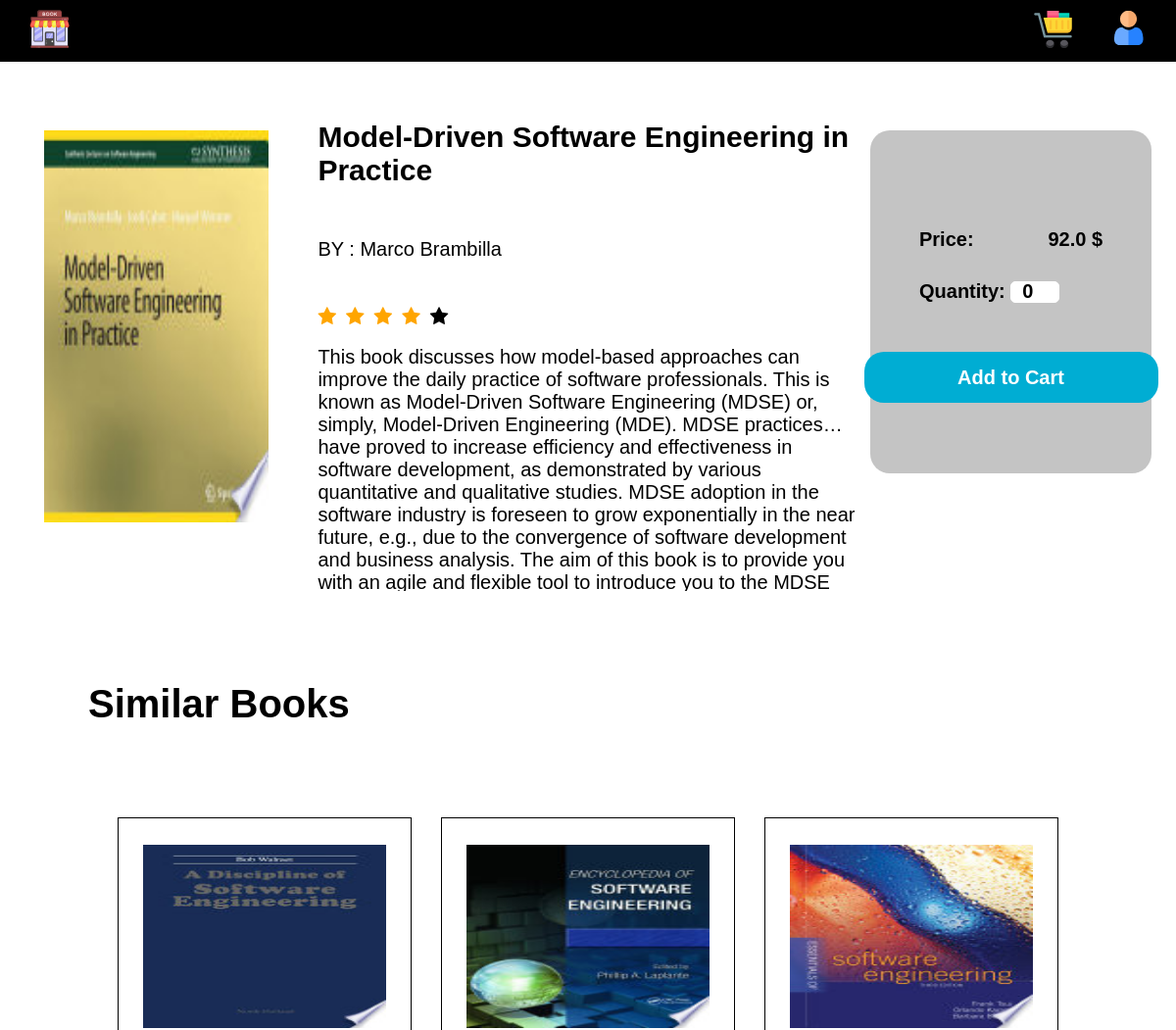
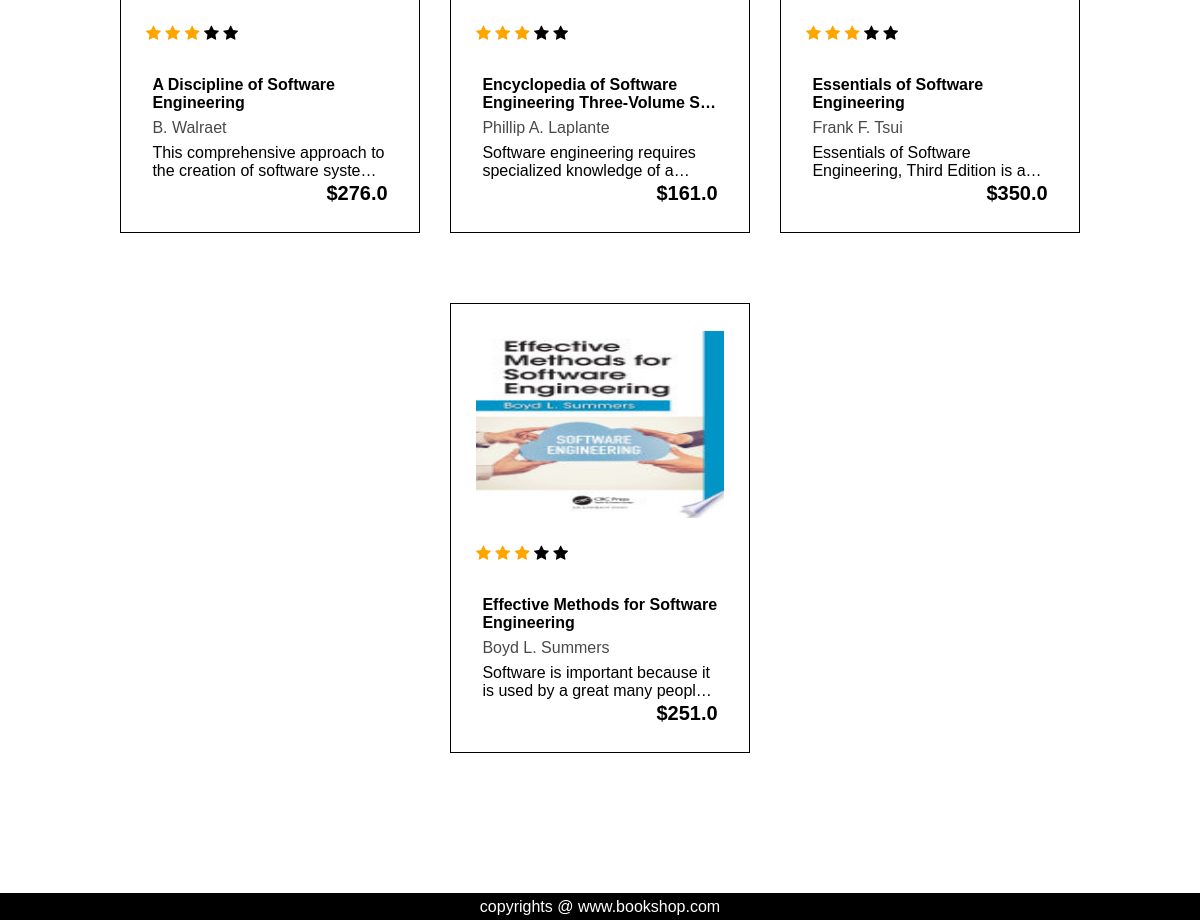
/book/7 (signed in), run on the app's committed database (2 pictures, top to bottom).
### tables this page shows
CREATE TABLE Book(
	book_id INTEGER PRIMARY KEY AUTOINCREMENT,
  	title TEXT NOT NULL,
  	author TEXT,
  	image TEXT,
  	price REAL NOT NULL,
  	subscript TEXT,
  	quantity INTEGER NOT NULL,
  	state INTEGER NOT NULL DEFAULT 0,
  	writer_id INTEGER,
  	category_id INTEGER,
  	FOREIGN KEY (writer_id) REFERENCES User(user_id),
  	FOREIGN KEY (category_id) REFERENCES Category(category_id)
);

### app.py (the view)
@app.route("/book/<int:bookId>", methods=["GET", "POST"])
@login_required
def book(bookId):
    bookInfo = getQuaryFromDataBase(
        "Books.db",
        "select * from Book where book_id = ? and state = ?",
        bookId,
        1,
    )
    if bookInfo != None and len(bookInfo) != 1:
        return redirect(url_for("home"))
    else:
        bookInfo = bookInfo[0]
    bookInfo["image"] = correctImage(bookInfo["image"])
    similarBookInfo = getQuaryFromDataBase(
        "Books.db",
        "select * from Book where category_id = ? and state = ? LIMIT 4",
        bookInfo["category_id"],
        1,
    )
    quantityOfBook = 0
    if request.method == "POST":
        if session.get("user_id") == None:
            error_message = createErrorMessage(
                True,
                "login_required",
                "You have to login fisrt to be able to buy this item.",
            )
            return render_template("signin.html", err_mes=error_message)
        if int(request.form.get("quantity")) < 1:
            return render_template(
                "book.html",
                bookInfo=bookInfo,
                quantity=quantityOfBook,
                simBooks=similarBookInfo,
                err_mes=createErrorMessage(
                    True, "invaled value", "Quantity can not be non positive!"
                ),
            )
        if session.get("cart") != None:  # if cart already created
            session["cart"][bookId] = int(request.form.get("quantity"))
        else:  # if cart not created
            session["cart"] = {}  # cart will be a dict
            session["cart"][bookId] = int(request.form.get("quantity"))
        return redirect(url_for("book", bookId=str(bookId)))
    else:
        try:
            quantityOfBook = int(session["cart"][bookId])
        except:
            quantityOfBook = 0
        return render_template(
            "book.html",
            bookInfo=bookInfo,
            quantity=quantityOfBook,
            simBooks=similarBookInfo,
            err_mes=createErrorMessage(),
        )

### app.py (called while the page is built)
def login_required(f):
    @wraps(f)
    def decorated_function(*args, **kwargs):
        if session.get("user_id") is None:
            return redirect("/signin")
        return f(*args, **kwargs)
    return decorated_function

@app.after_request
def after_request(response):
    response.headers["Cache-Control"] = "no-cache, no-store, must-revalidate"
    response.headers["Expires"] = 0
    response.headers["Pragma"] = "no-cache"
    return response

def getData(db_fetch, db_disc):
    cols_disc = [col[0] for col in db_disc]
    rows = [dict(zip(cols_disc, row)) for row in db_fetch]
    return rows

def getQuaryFromDataBase(database="Books.db", quary_text="", *args):
    con = sqlite3.connect(database)
    db = con.cursor()
    con.row_factory = sqlite3.Row
    if len(tuple(args)) == 0:
        try:
            db.execute(quary_text)
            data = getData(db.fetchall(), db.description)
            con.commit()
            db.close()
            con.close()
        except:
            return None
    else:
        try:
            db.execute(quary_text, tuple(args))
            data = getData(db.fetchall(), db.description)
            con.commit()
            db.close()
            con.close()
        except:
            return None
    return data

def createErrorMessage(err_state=False, err_type=None, err_mesg_txt=None):
    error_message = {
        "error_state": err_state,
        "error_type": err_type,
        "error_message_text": err_mesg_txt,
    }
    return error_message

def correctImage(imagePath):
    return "..\\" + str(imagePath).replace("/", "\\")

### templates/book.html (shortened to what this page needs)
<!DOCTYPE html>
<html lang="en">
<head>
  <link rel="stylesheet" href="../static/style1.css" />
  <link rel="stylesheet" href="../static/error.css" />
  <link rel="stylesheet" href="https://cdnjs.cloudflare.com/ajax/libs/font-awesome/4.7.0/css/font-awesome.min.css" />
  <link rel="stylesheet" href="https://cdnjs.cloudflare.com/ajax/libs/font-awesome/4.7.0/css/font-awesome.min.css" />
</head>
<body>
  <header>
    <nav>
      <div class="left-navbar">
        <ul>
          <li>
            <a href="{{ url_for('home') }}"><img src="../static/images/book_shop.png" alt="Book" /></a>
          </li>
        </ul>
      </div>
      <div class="right-navbar">
        <ul>
          <li>
            <a href="{{ url_for('profile') }}"><img src="../static/images/user_1.png" alt="Profile" /></a>
          </li>
          <li>
            <a href="{{ url_for('cart') }}">
              <img src="../static/images/shopping_cart_1.png" alt="Store" />
            </a>
          </li>
        </ul>
      </div>
    </nav>
  </header>
  <div class="book">
    <div class="image">
      <img src="{{ '../' + bookInfo['image']}}" alt="" />
    </div>
    <div class="info">
      <div class="title">{{bookInfo['title']}}</div>
      <div class="author">BY : {{bookInfo['author']}}</div>
      <div class="rate">
        <ul>
          <li class="fa fa-star checked"></li>
          <li class="fa fa-star checked"></li>
          <li class="fa fa-star checked"></li>
          <li class="fa fa-star checked"></li>
          <li class="fa fa-star"></li>
        </ul>
      </div>
      <div class="description">
        <p>
          {{ bookInfo["subscript"] }}
        </p>
      </div>
    </div>
    <div class="card">
      <div class="price">
        <span>Price:</span>
        <span> {{ bookInfo['price'] }} $</span>
      </div>
      <div class="quantity">
        <label for="quantity">Quantity:</label>
        <input type="number" form="changeQuantity" name="quantity" id="quantity" min="1" value={{quantity}} />
      </div>
      <form action="{{url_for('book', bookId = bookInfo['book_id'])}}" id="changeQuantity" method="post"
        class="buttons-group">
        <button form="changeQuantity" class="add-btn" type="submit">Add to Cart</button>
      </form>
    </div>
  </div>
  <div class="catigories">
    <div class="head">Similar Books</div>
    <div class="books">
      {% for book in simBooks %}
      <div class="book">
        <div class="img-book">
          <img src="{{ '../' + book['image']}}" alt="" />
        </div>
        <div class="stars">
          <i class="fa fa-star checked"></i>
          <i class="fa fa-star checked"></i>
          <i class="fa fa-star checked"></i>
          <i class="fa fa-star"></i>
          <i class="fa fa-star"></i>
        </div>
        <div class="book-details">
          <div class="title">
            <a href="" class="book-title">
              {{book['title']}}
            </a>
          </div>
          <div class="title">
            <a href="" class="book-creator"> {{book['author']}} </a>
          </div>
          <div class="title">
            <p class="explain">
              {{book['subscript']}}
            </p>
          </div>
          <div class="price">
            <span>${{ book['price'] }}</span>
          </div>
        </div>
      </div>
      {% endfor %}
    </div>
  </div>
  <div class="footer">
    <footer>
      <p>copyrights @ www.bookshop.com</p>
    </footer>
  </div>
</body>
</html>

### static/style1.css (style rules this page uses)
:root { --main-color: #c4c4c4; }
* { font-family: sans-serif; margin: 0px; padding: 0px; box-sizing: border-box; }
nav { padding: 10px; display: flex; justify-content: space-between; align-items: center; background-color: #000000; color: rgb(255, 255, 255); }
.left-navbar ul { display: flex; flex-direction: row; margin-left: 20px; list-style: none; }
.right-navbar ul { display: flex; flex-direction: row-reverse; list-style: none; }
.right-navbar ul li { margin: 0px 20px; }
.book { width: 100%; height: 500px; margin-top: 50px; padding-left: 25px; padding-right: 25px; display: flex; justify-content: space-evenly; }
.book .image { position: relative; height: 80%; width: 20%; display: flex; justify-content: center; align-items: center; margin: 20px; }
.book .image img { width: 100%; height: 100%; }
.book .info { position: relative; width: 60%; flex-basis: 50%; display: flex; flex-direction: column; padding-left: 20px; }
.book .info .title { position: relative; font-size: 30px; font-weight: bold; margin: 10px; height: 20%; width: 100%; color: #000000; display: -webkit-box; -webkit-line-clamp: 2; -webkit-box-orient: vertical; text-overflow: ellipsis; overflow: hidden; }
.book .info .author { position: relative; height: 10%; width: 100%; font-size: 20px; margin: 10px; }
.book .info .rate ul { list-style-type: none; display: flex; margin: 10px; }
.book .info .rate ul li { margin-right: 10px; font-size: 20px; }
.checked { color: orange; }
.book .info .description { position: relative; height: 50%; width: 100%; font-size: 20px; margin: 10px; color: black; display: -webkit-box; -webkit-box-orient: vertical; -webkit-line-clamp: 4; overflow: hidden; text-overflow: ellipsis; }
.book .card { position: relative; width: 20%; height: 70%; flex-basis: 25%; display: flex; flex-direction: column; background-color: var(--main-color); font-size: 20px; margin-top: 20px; margin-left: 20px; padding: 100px 50px; border-radius: 20px; }
.book .card .price { display: flex; flex-direction: row; align-items: center; justify-content: space-between; margin-bottom: 30px; }
.book .card .price { font-size: 20px; font-weight: bold; }
.book .card .quantity { margin-bottom: 50px; }
.book .card .quantity label { font-size: 20px; font-weight: bold; }
.book .card .quantity input { appearance: textfield; width: 50px; height: 22px; text-align: center; padding: 5px 6px; border: 1px solid white; border-radius: 5px; font-size: 20px; font-weight: bold; }
.book .card .buttons-group { display: flex; flex-direction: column; gap: 12px; justify-content: space-between; align-items: center; }
.book .card .buttons-group button { display: block; width: 300px; padding: 20px; border-radius: 20px; }
.book .card .buttons-group .add-btn { background-color: #00add3; color: white; font-size: 20px; font-weight: 700; border-color: white; line-height: 12.1px; }
button { border: none !important; outline: none; }
.books { display: flex; flex-flow: row wrap; justify-content: space-evenly; align-items: center; transition: 600ms; margin-bottom: 30px; padding: 20px; gap: 20px; }
.books .book { background-color: white; position: relative; height: 450px; width: 300px; cursor: pointer; border: 1px solid black; overflow: hidden; display: flex; flex-direction: column; }
.books .img-book { width: 100%; height: 187px; }
.books .img-book img { width: 100%; height: 100%; }
.books .book-details { padding: 0.4rem; }
.books .title { margin-bottom: 7px; }
.books .title .book-title { text-decoration: none; color: black; font-weight: 700; display: -webkit-box; -webkit-line-clamp: 2; -webkit-box-orient: vertical; text-overflow: ellipsis; overflow: hidden; }
.books .title .book-creator { text-decoration: none; color: #4a4949; font-weight: 500; font-size: 1rem; }
.books .explain { font-size: 1rem; font-weight: 500; color: #000000; display: -webkit-box; -webkit-line-clamp: 2; -webkit-box-orient: vertical; text-overflow: ellipsis; overflow: hidden; }
.books .price { display: flex; justify-content: end; }
.books .price span { font-weight: 600; font-size: 20px; line-height: 12.1px; }
.catigories { padding: 90px 90px; display: flex; flex-flow: column wrap; }
.head { font-size: 2.5rem; font-weight: 700; line-height: 31.47px; margin-bottom: 30px; }
footer { height: 27px; color: white; background-color: black; display: flex; justify-content: center; align-items: center; }

### data on the page
Book: title "Model-Driven Software Engineering in Practice", author "Marco Brambilla", subscript "This book discusses how model-based approaches can improve the daily practice of software professionals. This is known as Model-Driven Software Engineering (MDSE) or, simply, Model-Driven Engineering (MDE). MDSE practices have proved to increase efficiency and effectiveness in software development, as demonstrated by various quantitative and qualitative studies. MDSE adoption in the software industry is foreseen to grow exponentially in the near future, e.g., due to the convergence of software development and business analysis. The aim of this book is to provide you with an agile and flexible tool to introduce you to the…", price "92.0"
Book: shows a picture, title "A Discipline of Software Engineering", author "B. Walraet", subscript "This comprehensive approach to the creation of software…", price "276.0"
Book: shows a picture, title "Encyclopedia of Software Engineering Three-Volume…", author "Phillip A. Laplante", subscript "Software engineering requires specialized knowledge of…", price "161.0"
Book: shows a picture, title "Essentials of Software Engineering", author "Frank F. Tsui", subscript "Essentials of Software Engineering, Third Edition is…", price "350.0"
Book: shows a picture, title "Effective Methods for Software Engineering", author "Boyd L. Summers", subscript "Software is important because it is used by a great many…", price "251.0"
